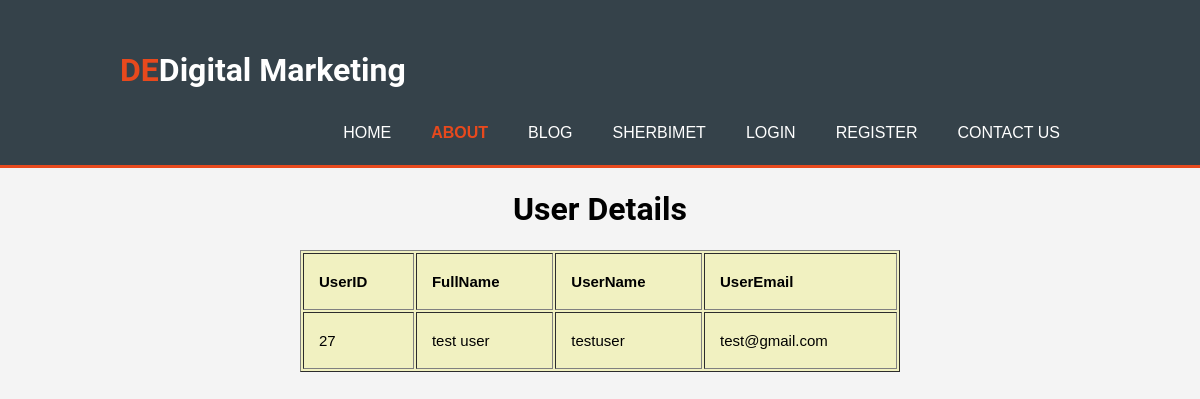
/dashboard.php, run on an earlier commit of the app's database.
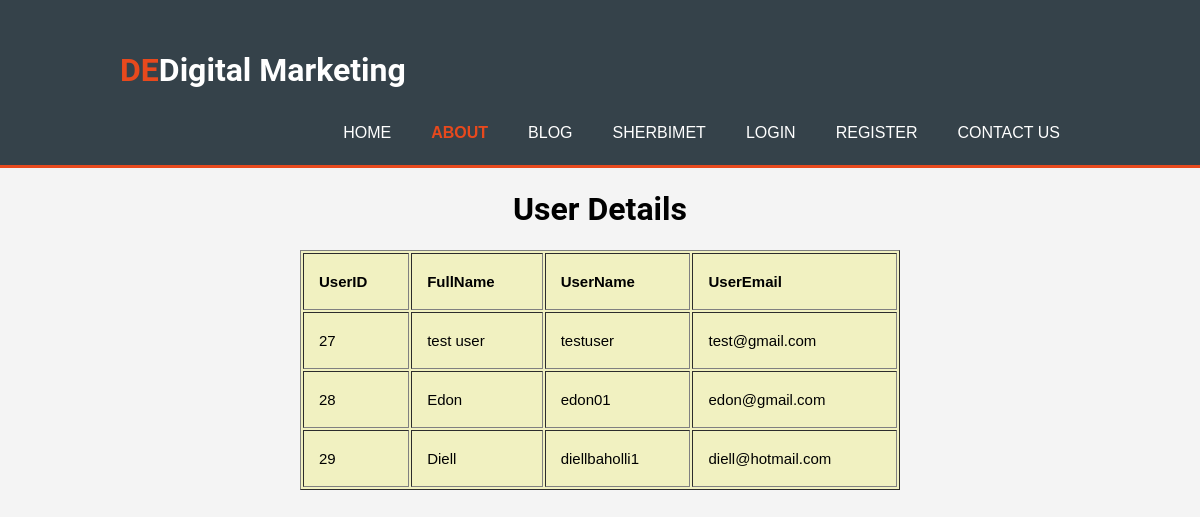
And on a later commit of the database.
### tables this page shows
CREATE TABLE `tblusers` (
  `id` int(11) NOT NULL,
  `FullName` varchar(120) DEFAULT NULL,
  `Username` varchar(120) DEFAULT NULL,
  `UserEmail` varchar(200) DEFAULT NULL,
  `Password` varchar(250) DEFAULT NULL,
  `RegDate` timestamp NULL DEFAULT current_timestamp(),
  `role` int(1) NOT NULL
);

### dashboard.php (the view, shortened to what this page needs)
<?php
$con = mysqli_connect(DB_SERVER,DB_USER,DB_PASS,DB_NAME);
$sql = "SELECT * FROM tblusers LIMIT 6;";
$result = $con->query($sql);
?>
<!DOCTYPE html>
<html lang="en">
<head>
	<link rel="stylesheet" href="style.css" />
</head>
<body>
<header>
        <div class="container">
            <div id="branding">
                <h1><span class="highlight">DE</span>Digital Marketing</h1>
            </div>
            <nav>
                <ul>
                    <li><a href="index.html">HOME</a></li>
                    <li class="current"><a href="about.html">ABOUT</a></li>
                    <li><a href="blog.html">BLOG</a></li>
                    <li><a href="sherbimet.html">SHERBIMET</a></li>
                    <li><a href="login.php">Login</a></li>
                    <li><a href="index.php">Register</a></li>
                    <li><a href="contactus.php">Contact us</a></li>
                </ul>
            </nav>
        </div>
    </header>
<h1 align="center">User Details</h1>
<table id="t01" border = "1" align = "center" style = "line-height:25px;">
<tr>
<th>UserID</th>
<th>FullName</th>
<th>UserName</th>
<th>UserEmail</th>
</tr>
<?php
if ($result->num_rows > 0) {
	while($row = $result->fetch_assoc()){
		?>
		<tr>
		<td><?php echo $row['id']; ?> </td>
		<td><?php echo $row['FullName']; ?> </td>
		<td><?php echo $row['Username']; ?> </td>
		<td><?php echo $row['UserEmail']; ?> </td>
		</tr>
		<?php
	}
}
else
{
	?>
	<tr>
	<th colspan ="2">There is not data found here!</th>
	</tr>
	<?php
}
?>
</body>
</html>

### style.css (style rules this page uses)
body { font-family: Arial, Helvetica, sans-serif; font-size: 15px; line-height: 1.5; padding: 0; margin: 0; background-color: #f4f4f4; }
.container { width: 80%; margin: auto; overflow: hidden; }
ul { margin: 0; padding: 0; }
header { background: #35424a; color: #ffffff; padding-top: 30px; min-height: 70px; border-bottom: #e8491d 3px solid; }
header a { color: #ffffff; text-decoration: none; text-transform: uppercase; font-size: 16px; }
header li { float:left; display: inline; padding: 0 20px 0 20px; }
header #branding { float: left; }
header nav { float:right; margin-top: 10px; }
header .highlight, header .current a { color: #e8491d; font-weight: bold; }
h1 { font: 700 2.0rem/1.2 "Roboto"; }
header { padding-bottom: 20px; }
th, td { padding: 15px; text-align: left; }
#t01 { width: 50%; background-color: #f1f1c1; }

What changed in the data, as far as the page shows it:
added tblusers: id "28", FullName "Edon", Username "edon01", UserEmail "edon@gmail.com"
added tblusers: id "29", FullName "Diell", Username "diellbaholli1", UserEmail "diell@hotmail.com"
